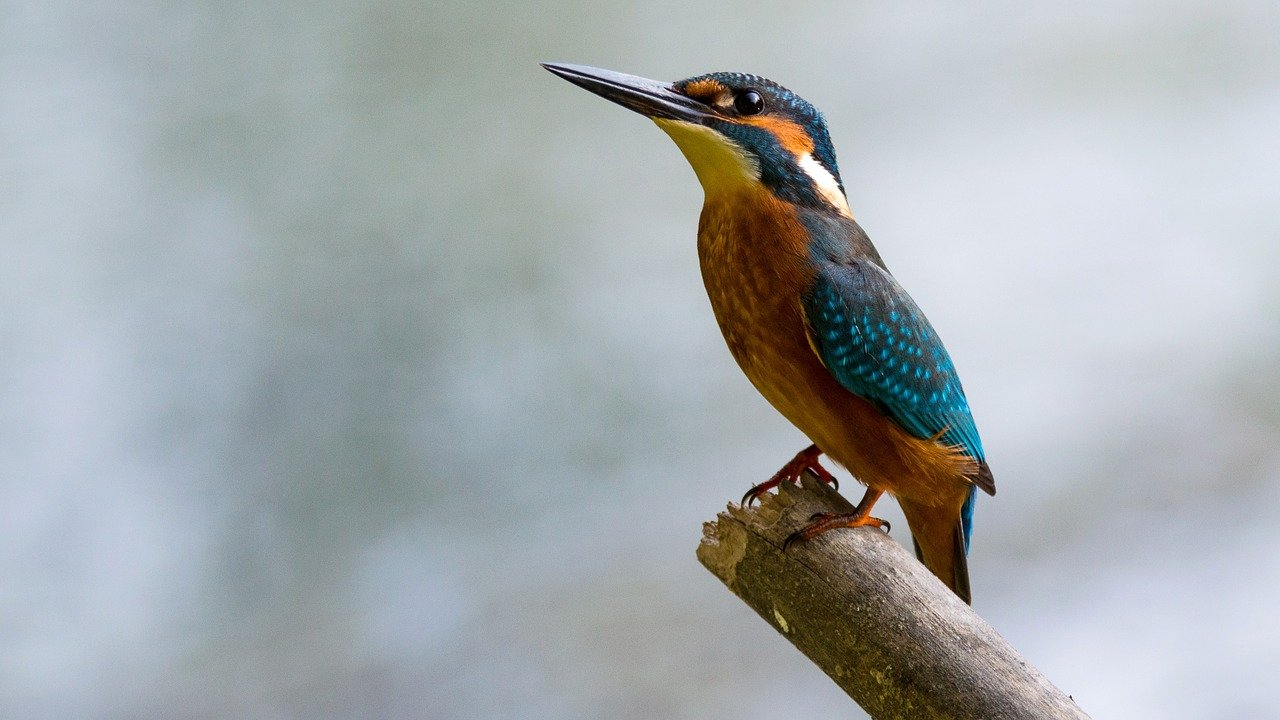
#> input picture Сем 6/Обработка изображений/4/alcedo-atthis-881594_1280.jpg, 1280 x 720 px
$ python 4.1.py alcedo-atthis-881594_1280.jpg
#> lines starting #> are read from the running program, lines starting #| are printed output that depends on the picture
import cv2, sys, numpy as np

g = cv2.imread(sys.argv[1], 0).astype(np.float32)
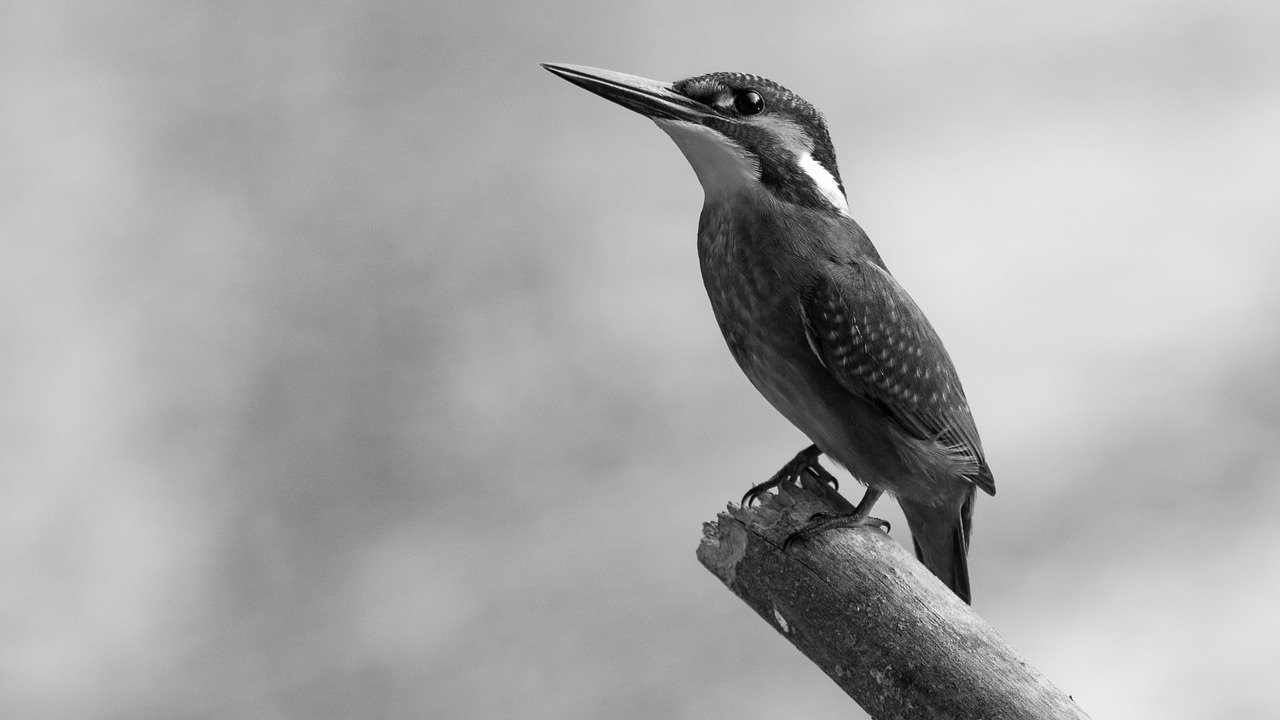
#> g: shape (720, 1280) float32; min 0, max 255, mean 168.9
F = np.fft.fft2(g)

print(f'{F[711,1215].real:.2f}')
#| 34669.24
print(f'{F[711,1215].imag:.2f}')
#| 4463.22

amp = np.abs(np.fft.fftshift(F))
print(f'{amp.min():.2f}')
#| 6.79
print(f'{amp.max():.2f}')
#| 155657455.00

log_amp = np.log1p(amp)
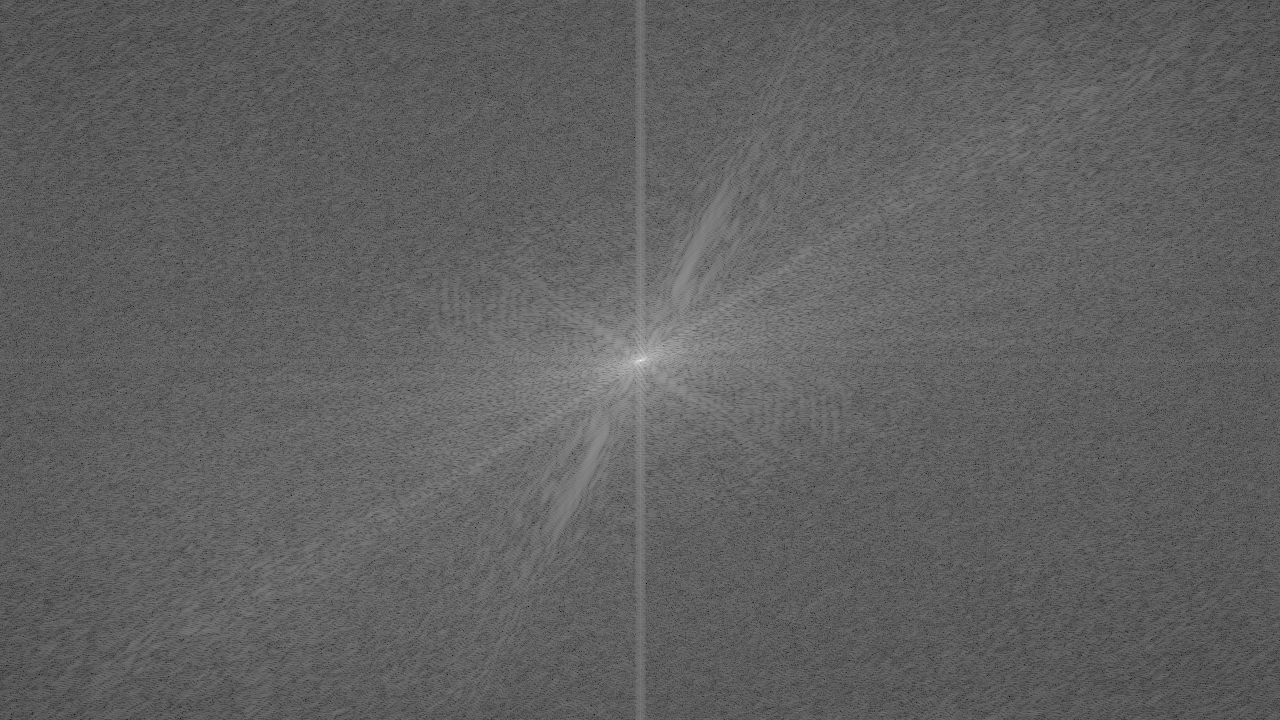
#> log_amp: shape (720, 1280) float64; min 2.05, max 18.86, mean 8.46; drawn with min black and max white
print(f'{(log_amp.max() - log_amp.min()):.2f}')
#| 16.81

cr, cc = g.shape[0] // 2, g.shape[1] // 2
#> cr = 360; cc = 640
F_shift = np.fft.fftshift(F)
F_shift[cr-40:cr+40, cc-40:cc+40] = 0
inv = np.fft.ifft2(np.fft.ifftshift(F_shift))

print(f'{np.abs(inv[603,440]):.2f}')
#| 0.68

$ run again, on Сем 6/Обработка изображений/4/bird-9950_1280.jpg
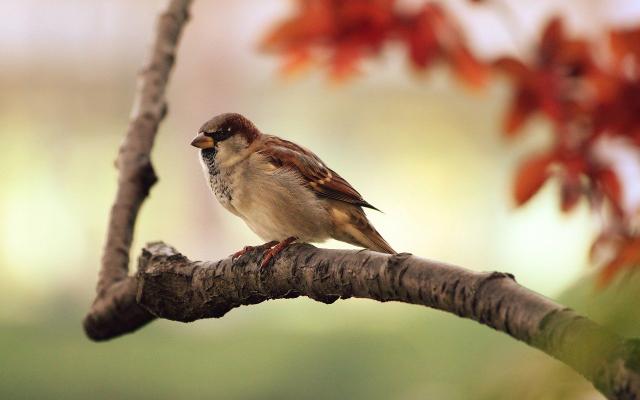
#> input picture Сем 6/Обработка изображений/4/bird-9950_1280.jpg, 1280 x 800 px (shown at 1/2 size)
#> `g = cv2.imread(sys.argv[1], 0).astype(np.float32)`:
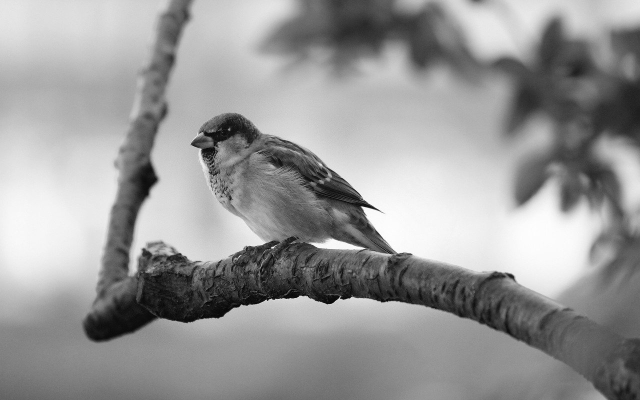
#> g: shape (800, 1280) float32 (shown at 1/2 size); min 0, max 255, mean 152.4
#| 30780.48
#| -15513.23
#| 1.68
#| 156013501.00
#> `log_amp = np.log1p(amp)`:
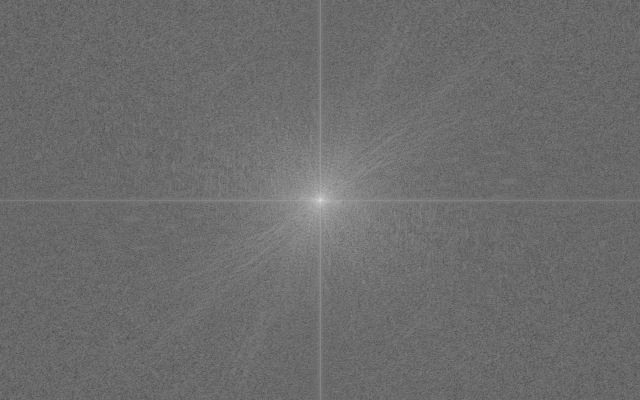
#> log_amp: shape (800, 1280) float64 (shown at 1/2 size); min 0.986, max 18.87, mean 8.61; drawn with min black and max white
#| 17.88
#| 17.05

$ run again, on Сем 6/Обработка изображений/4/chaffinch-1420407_1280.jpg
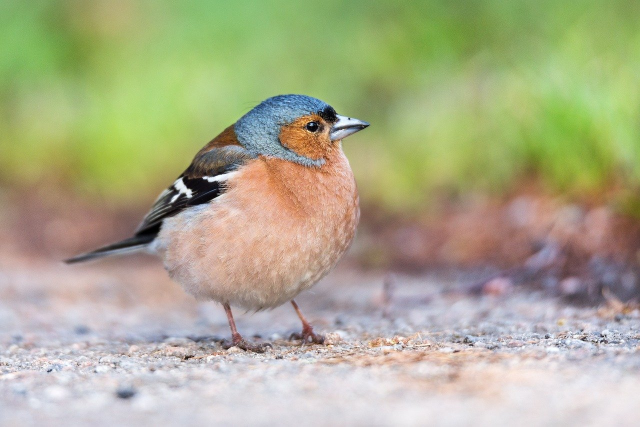
#> input picture Сем 6/Обработка изображений/4/chaffinch-1420407_1280.jpg, 1280 x 853 px (shown at 1/2 size)
#> `g = cv2.imread(sys.argv[1], 0).astype(np.float32)`:
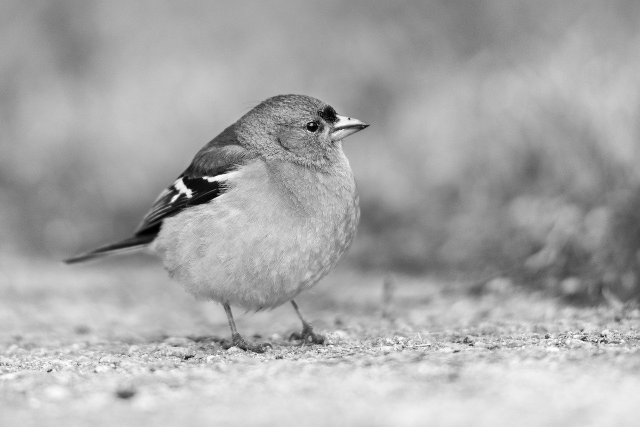
#> g: shape (853, 1280) float32 (shown at 1/2 size); min 0, max 255, mean 168.7
#| 12362.78
#| -5829.42
#| 11.74
#| 184182390.00
#> `log_amp = np.log1p(amp)`:
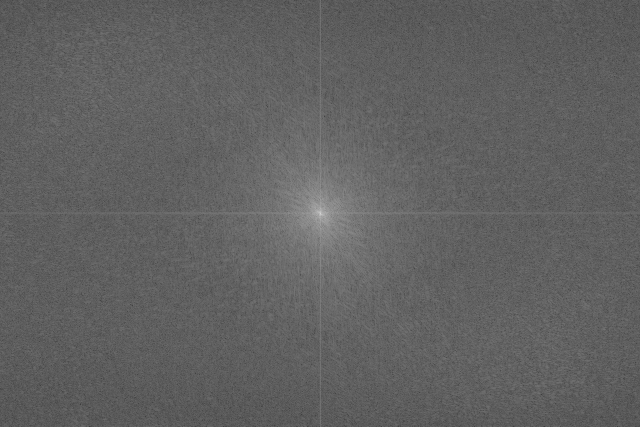
#> log_amp: shape (853, 1280) float64 (shown at 1/2 size); min 2.54, max 19.03, mean 8.83; drawn with min black and max white
#| 16.49
#| 4.25
